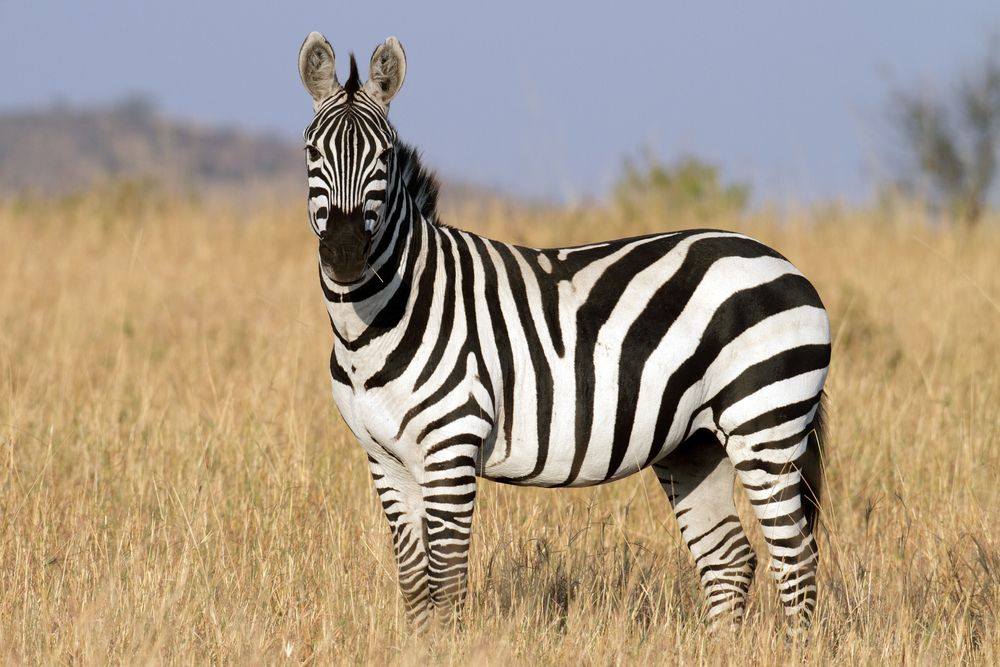
#> input picture data/img1.jpg, 1000 x 667 px
$ jupyter execute kmeans_rgb.ipynb
#> lines starting #> are read from the running program, lines starting #| are printed output that depends on the picture
[cell 1]
import cv2
import numpy as np
import matplotlib.pyplot as plt
import seaborn as sns; sns.set(); sns.set_style('dark')

[cell 2]
img = cv2.imread('data/img1.jpg')
#> img is the input picture: shape (667, 1000, 3); mean B, G, R 132.5, 152.2, 167.9
img = cv2.cvtColor(img, cv2.COLOR_BGR2RGB)

[cell 3]
# cv2.kmeans() only takes float32, so convert img to float32
Z = img.reshape((-1,3))
Z = np.float32(Z)

# Define criteria, number of clusters(K) and apply kmeans()
criteria = (cv2.TERM_CRITERIA_EPS + cv2.TERM_CRITERIA_MAX_ITER, 10, 1.0)
K = 3
ret,label,center=cv2.kmeans(Z,K,None,criteria,10,cv2.KMEANS_RANDOM_CENTERS)
#> ret = 1.16e+09; center = [[183.8, 186.7, 199.2], [48.72, 39.54, 29.46], [184.3, 156.2, 115.3]]

# Now convert back into uint8, and make original image
center = np.uint8(center)
#> center = [[183, 186, 199], [48, 39, 29], [184, 156, 115]]
res = center[label.flatten()]
res2 = res.reshape((img.shape))
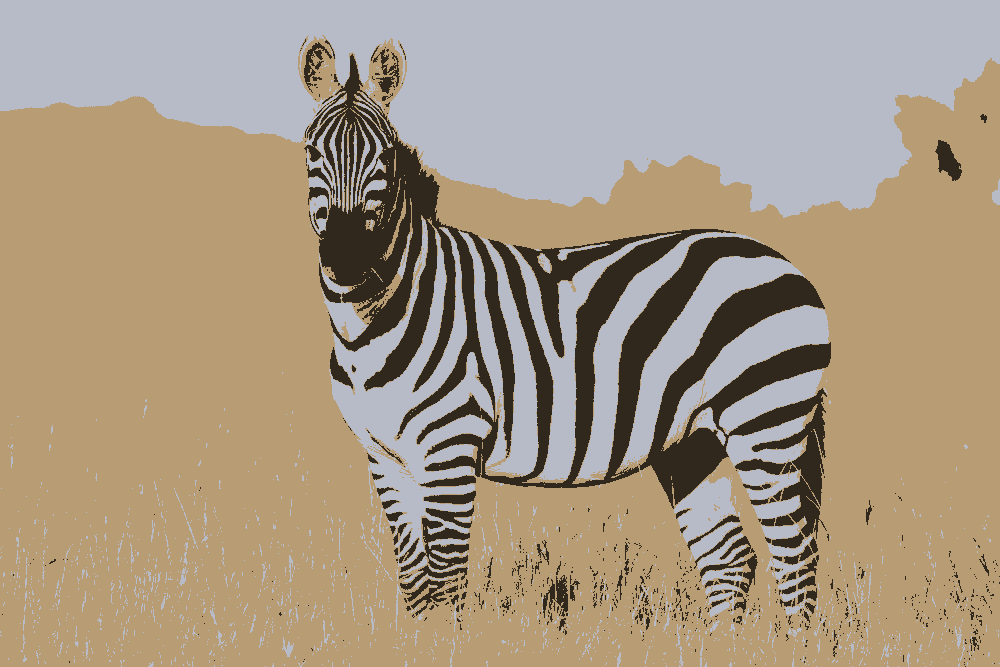
#> res2: shape (667, 1000, 3); mean R, G, B 167.3, 151.8, 132.2

# Plot the images
images = [img, res2]
titles = ['Original Image', 'Segmented Image(K-Means, K = 3)']
plt.figure(figsize=(14, 6), constrained_layout=True)
for i in range(2):
    plt.subplot(1,2,i+1),plt.imshow(images[i])
    plt.title(titles[i])
    plt.xticks([]),plt.yticks([])
plt.show()
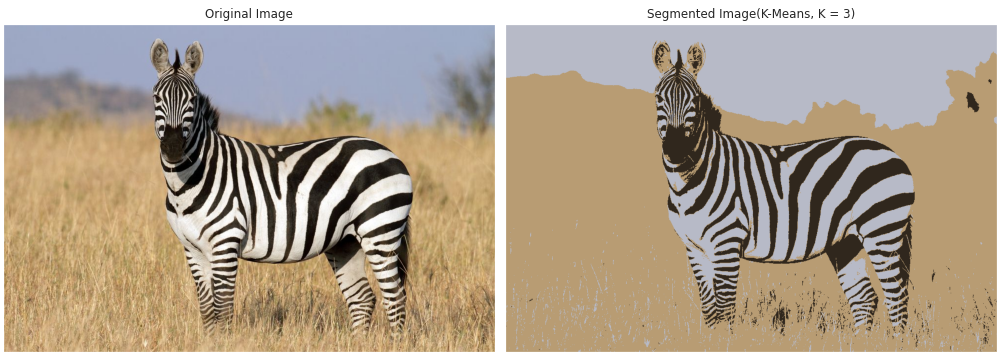
#> figure drawn by matplotlib, 2 panels

$ run again, with data/img2.jpg copied over data/img1.jpg
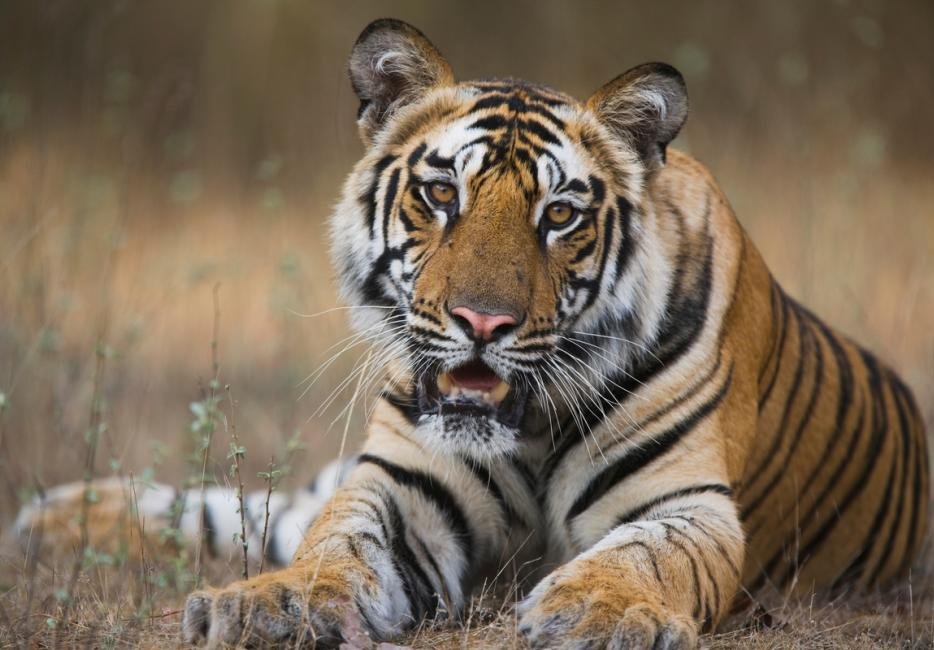
#> input picture data/img2.jpg, 934 x 650 px
#> img is the input picture: shape (650, 934, 3); mean B, G, R 88.1, 106.4, 122.2
#> `ret,label,center=cv2.kmeans(Z,K,None,criteria,10,cv2.KMEANS_RANDOM_CEN..`: ret = 735416009.2; center = [[185.6, 170.7, 154.1], [139.4, 120.1, 97.72], [78.31, 65.3, 50.05]]
#> `center = np.uint8(center)`: center = [[185, 170, 154], [139, 120, 97], [78, 65, 50]]
#> `res2 = res.reshape((img.shape))`:
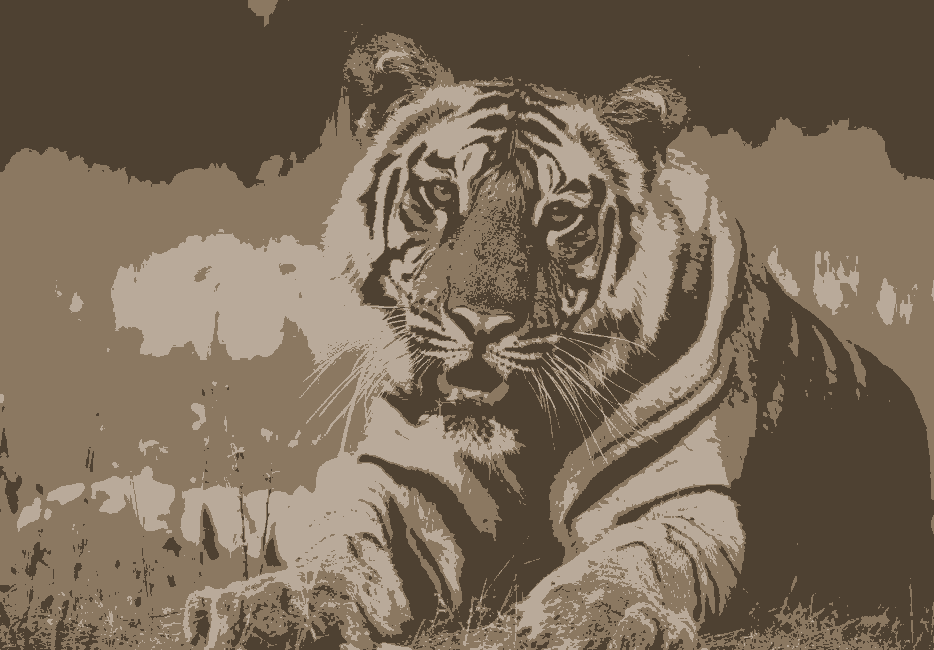
#> res2: shape (650, 934, 3); mean R, G, B 121.8, 106.1, 87.8
#> `plt.show()`:
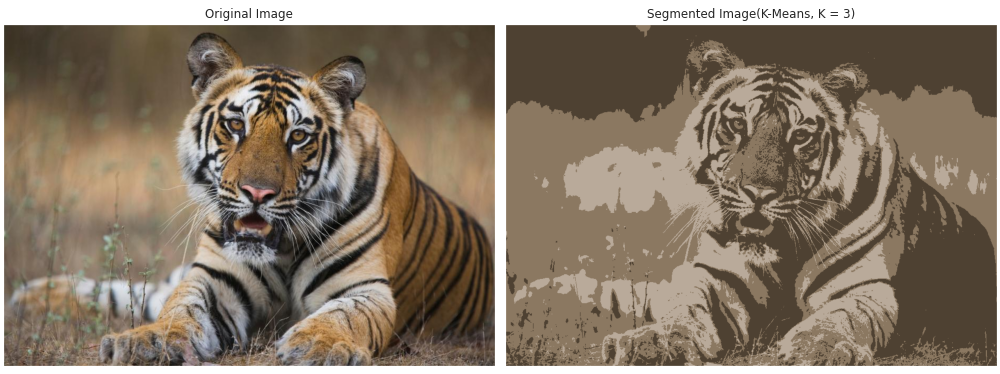
#> figure drawn by matplotlib, 2 panels
